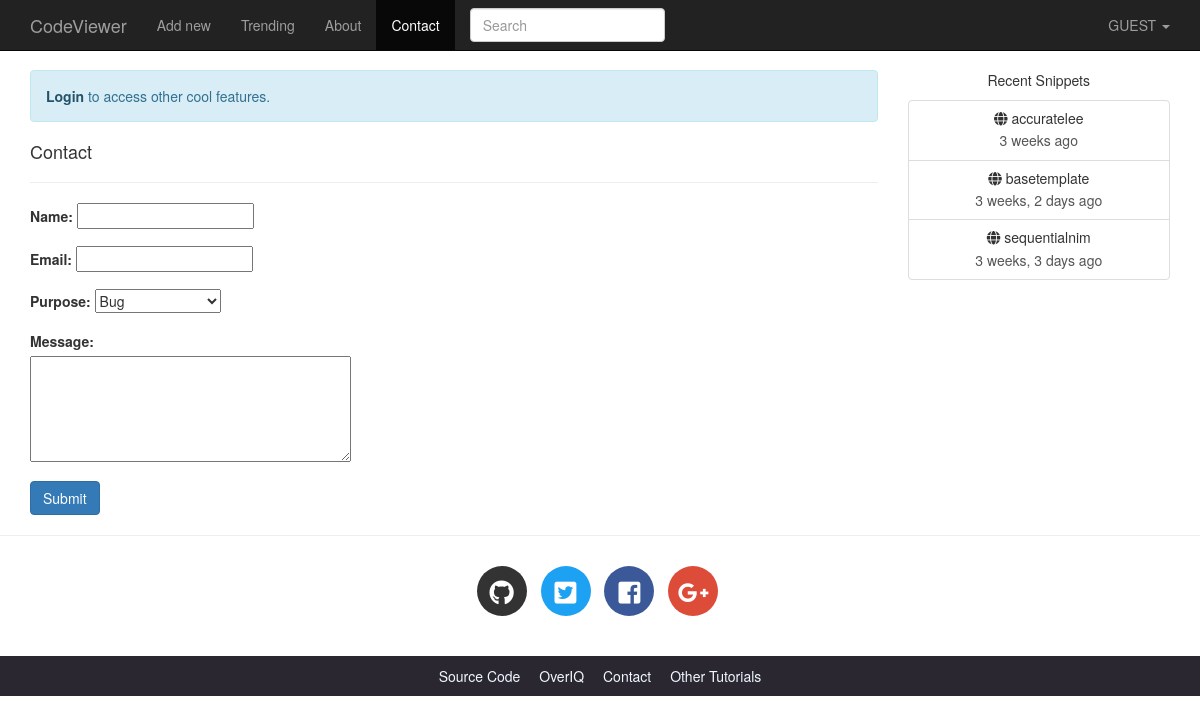
Page /contact/ on the committed database.
### codeviewer/models.py (models this page shows, shortened)
class Snippet(models.Model):
    title=models.CharField(max_length=100,blank=True)
    orig_code=models.TextField()
    high_code=models.TextField(help_text='readonly field')
    slug=models.SlugField(max_length=100,unique=True,help_text='readonly field')
    expiration=models.CharField(max_length=10,choices=Preference.expiration_choices)
    exposure=models.CharField(max_length=10,choices=Preference.exposure_choices)
    hits=models.IntegerField(default=0,help_text='readonly field')
    created_on=models.DateTimeField(auto_now_add=True)
    user=models.ForeignKey(User,on_delete=models.CASCADE)
    language=models.ForeignKey(Language,on_delete=models.CASCADE)
    tag=models.ManyToManyField('Tag',blank=True)
    def get_absolute_url(self):
        return reverse('codeviewer:snippetdetail',args=[self.slug])
    class Meta:
        ordering=['-created_on']

### codeviewer/views.py (the view)
# urls.py: re_path('^contact/$',views.contact,name='contact'),
def contact(request):
    if request.method == 'POST':
        f = ContactForm(request,request.POST)
        if f.is_valid():
            if request.user.is_authenticated:
                name = request.user.username
                email = request.user.email
            else:
                name = f.cleaned_data['name']
                email = f.cleaned_data['email']
            subject = "You have a new Feedback from {}:<{}>".format(name,email)
            message="Purpose:{}\n\nDate:{}\n\nMessage:\n\n{}".format(dict(f.purpose_choices).get(f.cleaned_data['purpose']),datetime.datetime.now(),f.cleaned_data['message'])
            mail_admins(subject,message)
            messages.add_message(request,messages.INFO,'Thanks for submitting your feedback.')
            return redirect('codeviewer:contact')
    else:
        f=ContactForm(request)
    return render(request,'codeviewer/contact.html',{'form':f})

### codeviewer/forms.py
class ContactForm(forms.Form):
    BUG='b'
    FEEDBACK='fb'
    NEW_FEATURE='nf'
    OTHER='o'
    purpose_choices=((BUG,'Bug'),(FEEDBACK,'Feedback'),(NEW_FEATURE,'Feature Request'),(OTHER,'Other'),)
    name=forms.CharField()
    email=forms.EmailField()
    purpose=forms.ChoiceField(choices=purpose_choices)
    message=forms.CharField(widget=forms.Textarea(attrs={'cols':'40','rows':'5'}))
    def __init__(self, request, *args, **kwargs):
        super(ContactForm, self).__init__(*args, **kwargs)
        if request.user.is_authenticated:
            self.fields['name'].required = False
            self.fields['email'].required = False

### codeviewer/context_processors.py (called while the page is built)
def recent_snippet(request):
    return dict(recent_snippet=Snippet.objects.filter(exposure='public').order_by('-id')[:8])

### codeviewer/templates/codeviewer/contact.html (shortened to what this page needs)
{% extends 'codeviewer/base.html' %}
{% block main %}
    <h4>Contact </h4>
    <hr>
    <form method="post">
        {% if not request.user.is_authenticated %}
        <div class="form-group row">
            <div class="col-lg-5">
                {{ form.name.label_tag }}
                {{ form.name }}
            </div>
        </div>
        <div class="form-group row">
            <div class="col-lg-5">
                {{ form.email.label_tag }}
                {{ form.email }}
            </div>
        </div>
        {% endif %}
        <div class="form-group row">
            <div class="col-lg-5">
                {{ form.purpose.label_tag }}
                {{ form.purpose }}
            </div>
        </div>
        <div class="form-group row">
            <div class="col-lg-5">
                {{ form.message.label_tag }}
                {{ form.message }}
            </div>
        </div>
        <button type="submit" class="btn btn-primary">Submit</button>
    </form>
{% endblock %}

### codeviewer/templates/codeviewer/base.html (shortened to what this page needs)
<!DOCTYPE html>
<html lang="en">
<head>
    {% load static %}
    {% load humanize %}
    <link rel="stylesheet" href="{% static 'codeviewer/css/bootstrap.min.css' %}" >
    <link rel="stylesheet" href="{% static 'codeviewer/css/bootstrap-select.min.css' %}" >
    <link href="https://use.fontawesome.com/releases/v5.0.7/css/all.css" rel="stylesheet">
    <link rel="stylesheet" href="{% static 'codeviewer/css/main.css' %}">
    <link rel="stylesheet" href="{% static 'codeviewer/css/default.css' %}">
</head>
<body>
<nav class="navbar navbar-default navbar-inverse navbar-fixed-top">
    <div class="container">
        <div class="navbar-header">
            <a class="navbar-brand" href="{% url 'codeviewer:index' %}">CodeViewer</a>
        </div>
        <div class="collapse navbar-collapse" id="bs-example-navbar-collapse-1">
            <ul class="nav navbar-nav">
                <li {% if request.path == '/' %}class='active'{% endif %} >
                    <a href="{% url 'codeviewer:index' %}">Add new</a>
                </li>
                <li {% if request.path == '/trending/' %}class='active'{% endif %}>
                    <a href="{%url 'codeviewer:trendingsnippet' %}">Trending<span class="sr-only">(current)</span></a>
                </li>
                <li {% if request.path == '/about/' %}class='active'{% endif %}>
                    <a href="">About</a>
                </li>
                <li {% if request.path == '/contact/' %}class='active'{% endif %}>
                    <a href="{%url 'codeviewer:contact' %}">Contact</a>
                </li>
            </ul>
            <form action="{% url 'codeviewer:search' %}" class="navbar-form navbar-left" method="get">
                <div class="form-group">
                    <input type="text" name="query" class="form-control" placeholder="Search" value="{{request.GET.query}}">
                </div>
            </form>
            <ul class="nav navbar-nav navbar-right">
                <li class="dropdown">
                    <a href="#" class="dropdown-toggle" data-toggle="dropdown" role="button"
                       aria-haspopup="true" aria-expanded="false">
                        {% if request.user.is_authenticated %}
                            {{ request.user.username|upper }}
                        {% else %}
                            GUEST
                        {% endif %}
                        <span class="caret"></span>
                    </a>
                </li>
            </ul>
        </div>
    </div>
</nav>
<div class="container">
    <div class="row">
        <div class="col-lg-9 col-md-9">
            {% if not request.user.is_authenticated and not request.path == '/login/'  %}
                <p class="alert alert-info">
                    <a href="{% url 'codeviewer:login' %}?next={{request.path}}" class="alert-link">Login</a> to access other cool features.
                </p>
            {% endif %}
            {% block main %}{% endblock %}
        </div>
        <div class="col-lg-3 col-md-3 text-center hidden-sm hidden-xs">
            <p>Recent Snippets</p>
            <div class="list-group">
              {% for recent in recent_snippet %}
                <a href="{{ recent.get_absolute_url }}" class="list-group-item">
                    <h5 class="list-group-item-heading"><span class="fas fa-globe"
                        "></span> {{ recent.title }}</h5>
                    <p class="list-group-item-text">{{ recent.created_on|naturaltime }}</p>
                </a>
                {% endfor %}
                </div>
          </div>
    </div>
</div>
<hr>
<footer>
    <div class="social-icons">
        <div class="container text-center">
            <ul class="list-inline">
                <li class="list-inline-item social-github">
                    <a href="https://github.com/">
                        <i class="fab fa-github"></i>
                    </a>
                </li>
                <li class="list-inline-item social-twitter">
                    <a href="https://twitter.com/">
                        <i class="fab fa-twitter-square"></i>
                    </a>
                </li>
                <li class="list-inline-item social-facebook">
                    <a href="https://www.facebook.com/">
                        <i class="fab fa-facebook-square"></i>
                    </a>
                </li>
                <li class="list-inline-item social-google-plus">
                    <a href="https://plus.google.com/">
                        <i class="fab fa-google-plus-g"></i>
                    </a>
                </li>
            </ul>
        </div>
    </div>
    <div class="main-footer">
        <div class="container text-center">
            <ul>
                <li><a href="#">Source Code</a></li>
                <li><a href="#">OverIQ</a></li>
                <li><a href="#">Contact</a></li>
                <li><a href="#">Other Tutorials</a></li>
            </ul>
        </div>
    </div>
</footer>
</body>
</html>

### codeviewer/static/codeviewer/css/main.css (style rules this page uses)
body { padding-top: 70px; }
.social-icons { margin: 30px 0; }
footer .social-icons ul.list-inline li a { display: block; width: 50px; height: 50px; color: #fff; border-radius: 100%; font-size: 25px; line-height: 50px; }
footer .social-icons ul.list-inline li.social-github a { background-color: #333; transition: all .2s ease-in-out; }
footer .social-icons ul.list-inline li.social-twitter a { background-color: #1da1f2; transition: all .2s ease-in-out; }
footer .social-icons ul.list-inline li.social-facebook a { background-color: #3b5998; transition: all .2s ease-in-out; }
footer .social-icons ul.list-inline li.social-google-plus a { background-color: #dd4b39; transition: all .2s ease-in-out; }
.main-footer { background-color: #2a2730; }
.main-footer ul { margin-top: 10px; padding-left: 0; }
.main-footer li { display: inline; }
.main-footer li a { color: aliceblue; }
.main-footer li+ li { margin-left: 15px; }

### rows in the picture
Snippet: title "accuratelee", created_on "3 weeks ago"
Snippet: title "basetemplate", created_on "3 weeks, 2 days ago"
Snippet: title "sequentialnim", created_on "3 weeks, 3 days ago"
